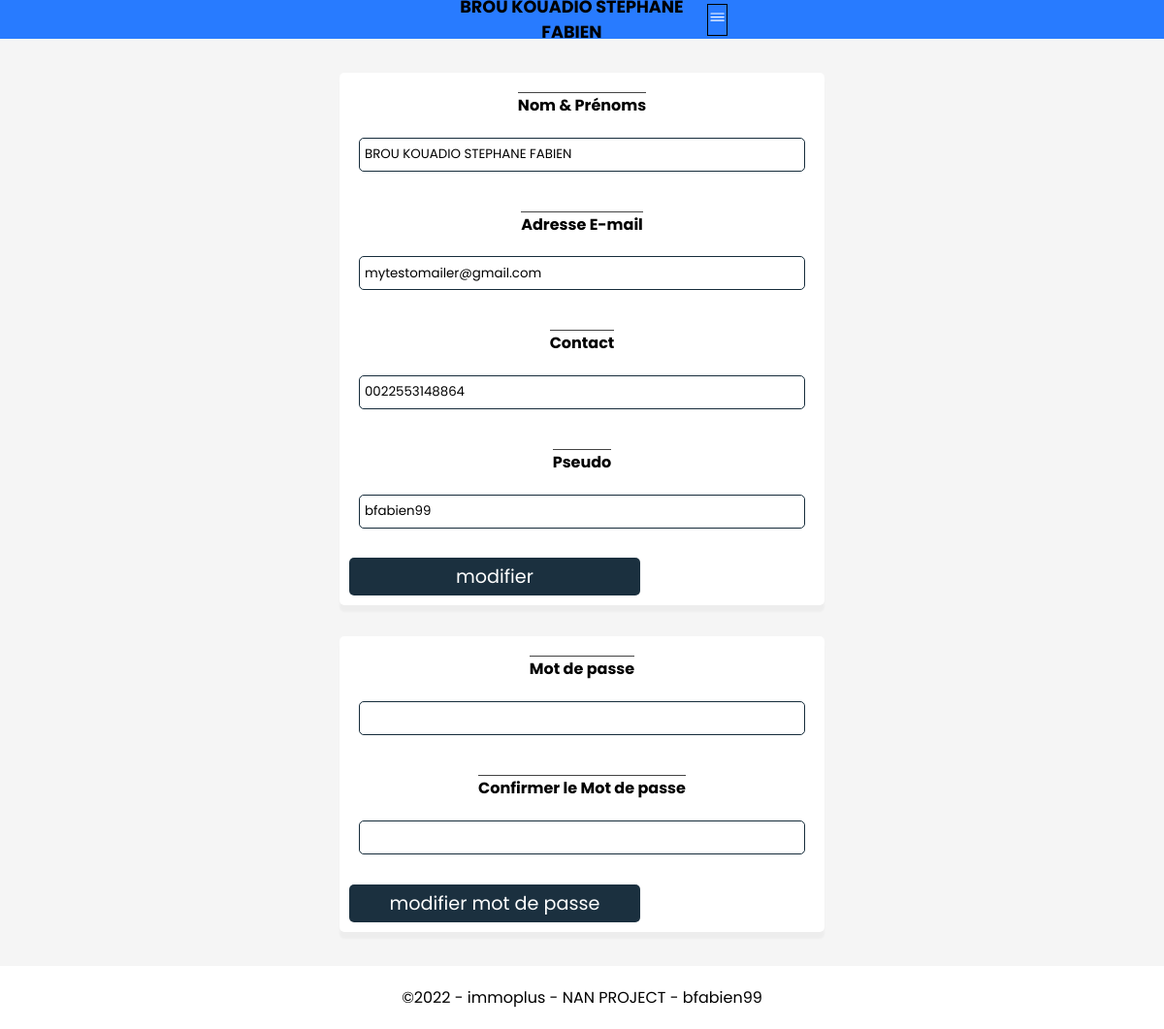
/customers/profil.php (signed in), run on the app's committed database.
### tables this page shows
CREATE TABLE `users` (
  `id` int(11) NOT NULL COMMENT 'User_ID',
  `gender` enum('m','f') NOT NULL,
  `fullname` varchar(255) NOT NULL,
  `description` varchar(255) DEFAULT NULL,
  `contact` varchar(255) NOT NULL,
  `birth` date NOT NULL,
  `email` varchar(255) NOT NULL,
  `pseudo` varchar(255) NOT NULL,
  `password` text NOT NULL,
  `insert_date` datetime DEFAULT current_timestamp()
);

### class/Users.php (called while the page is built, shortened)
<?php
class Users
{
    private static $DBConnection;
    public static function connectDB()
    {
        if (self::$DBConnection === null) {
            self::$DBConnection = new PDO('mysql:host=localhost;dbname=immoplus;charset=utf8', 'root', '');
            self::$DBConnection->setAttribute(PDO::ATTR_ERRMODE, PDO::ERRMODE_EXCEPTION);
            self::$DBConnection->setAttribute(PDO::ATTR_EMULATE_PREPARES, false);
        }
        return self::$DBConnection;
    }
    public function getUserByPseudo($pseudo)
    {
        try {
            $connectDB = self::connectDB();
            $sql = 'select * from users where pseudo = :pseudo';
            $query = $connectDB->prepare($sql);
            $query->bindValue(':pseudo', $pseudo, PDO::PARAM_STR);
            $query->execute();
            $rowCount = $query->rowCount();
            $datas = $query->fetch(PDO::FETCH_ASSOC);
            return $datas;
        } catch (PDOException $ex) {
            return $ex->getMessage();
        }
    }
}

### customers/profil.php (the view, shortened to what this page needs)
<?php include('includes/header.php'); ?>
<?php
if ($user) {
    $fullname = $user['fullname'];
    $email = $user['email'];
    $contact = $user['contact'];
    $pseudo = $user['pseudo'];
}
?>
<div class="container">
    <section id="editprofil">
        <form action="" method="post">
            <div class="group">
                <label for="fullname">Nom & Prénoms</label>
                <input type="text" name="fullname" value="<?php echo $fullname ?? '' ?>">
            </div>
            <div class="group">
                <label for="email">Adresse E-mail</label>
                <input type="text" name="email" value="<?php echo $email ?? '' ?>">
            </div>
            <div class="group">
                <label for="contact">Contact</label>
                <input type="tel" name="contact" value="<?php echo $contact ?? '' ?>">
            </div>
            <div class="group">
                <label for="pseudo">Pseudo</label>
                <input type="text" name="pseudo" value="<?php echo $pseudo ?? '' ?>">
            </div>
            <input type="submit" value="modifier" name="editinfo">
        </form>
        <form action="" method="post">
            <div class="group">
                <label for="password">Mot de passe</label>
                <input type="password" name="password" id="password" value="<?php echo $_POST['password'] ?? '' ?>">
            </div>
            <div class="group">
                <label for="cpassword">Confirmer le Mot de passe</label>
                <input type="password" name="cpassword" value="<?php echo $_POST['cpassword'] ?? '' ?>">
            </div>
            <input type="submit" value="modifier mot de passe" name="editpass">
        </form>
    </section>
</div>
<?php include('includes/footer.php'); ?>

### customers/includes/header.php (style rules this page uses)
* { margin: 0; padding: 0; box-sizing: border-box; font-family: 'Poppins', 'Rajdhani', serif; }
:root { --blue: #287bff; --green: #162c3bf9; --white: #fff; --grey: #f5f5f5; --black1: #222; --black2: #999; }
body { min-height: 100vh; overflow-x: hidden; }
.container { position: relative; width: 100%; }
main .container { display: flex; flex-direction: column; gap: 20px; }
#editprofil { display: flex; flex-direction: column; gap: 2em; width: 100%; max-width: 700px; padding: 5px; margin: 0 auto; }
#editprofil form { width: 100%; max-width: 500px; display: flex; flex-direction: column; gap: 1.3em; padding: 10px; box-shadow: 0px 7px 2px rgba(0, 0, 0, 0.03); background-color: #fff; border-radius: 5px; margin: 0 auto; }
#editprofil form input { outline: none; border: 1px solid #162c3bff; }
#editprofil form input[type='submit'] { border: none; background: #162c3bf9; padding: 5px; max-width: 300px; font-size: 1.2rem; color: #fff; cursor: pointer; border-radius: 5px; transition: all 0.2s; }
#editprofil form .group { width: 100%; display: flex; flex-direction: column; gap: 1.3em; padding: 10px; }
#editprofil form .group label { width: fit-content; align-self: center; font-weight: bold; border-top: 1px solid #444; }
#editprofil form .group input { height: 35px; padding: 5px; border-radius: 5px; }

### data on the page
users: fullname "BROU KOUADIO STEPHANE FABIEN", email "mytestomailer@gmail.com", contact "0022553148864", pseudo "bfabien99"
